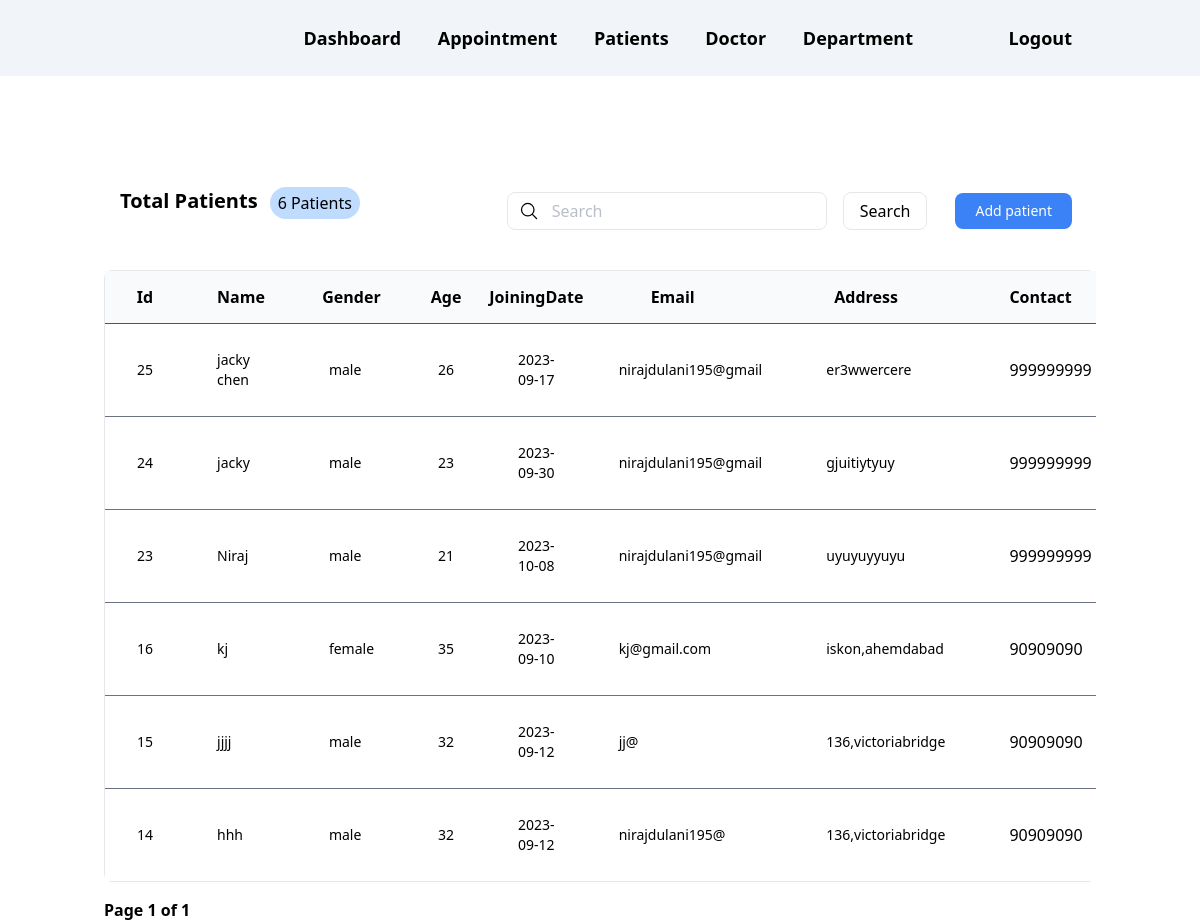
The app's page /patient/index.php with its own data.
### tables this page shows
CREATE TABLE IF NOT EXISTS `patient` (
  `id` int(20) NOT NULL AUTO_INCREMENT,
  `fullname` varchar(20) NOT NULL,
  `gender` varchar(20) NOT NULL,
  `age` int(20) NOT NULL,
  `joiningdate` date NOT NULL,
  `email` varchar(20) NOT NULL,
  `address` varchar(20) NOT NULL,
  `contact` int(10) NOT NULL,
  `diseases` varchar(20) NOT NULL,
  PRIMARY KEY (`id`)
);

### lib/helper.php (called while the page is built, shortened)
<?php
require_once 'db.php';
function set_url($link)
{
  $actual_link = (empty($_SERVER['HTTPS']) ? 'http' : 'https') . "://$_SERVER[HTTP_HOST]$_SERVER[SCRIPT_NAME]?" . $link;
  return $actual_link;
}

### lib/db.php (called while the page is built, shortened)
<?php
class db
{
  public $conn;
  public $host = "localhost";
  public $user = "root";
  public $password = "";
  public $dbname = 'mvcdata';
  public $table_name = '';
  public function __construct()
  {
    $this->conn = new mysqli($this->host, $this->user, $this->password, $this->dbname);
  }
  public  function total()
  {
    $total= $this->conn->query("SELECT * FROM $this->table_name")->fetch_all(MYSQLI_ASSOC);
    return count($total);
  }
  public function paginate($page_no = 1, $limit = 5, $search = '')
  {
    $total_records = $this->total();
    $total_pages = ceil($total_records / $limit);
    $start_from = ($page_no - 1) * $limit;
    $rows = $this->conn->query("SELECT * FROM $this->table_name WHERE fullname LIKE '%$search%'	ORDER BY id DESC LIMIT  $start_from, $limit")->fetch_all(MYSQLI_ASSOC);
    $data = [
      'page_no' => $page_no,
      'total' => $total_records,
      'total_pages' => $total_pages,
      'users' => $rows
    ];
    return $data;
  }
}

### patient/index.php (the view, shortened to what this page needs)
<?php
 require_once '../lib/db.php';
 require_once '../lib/helper.php';
 require_once '../layout/header.php';
 $db = new db();
 $db->table_name ='patient' ;
 $search = isset($_POST['search']) ? $_POST['search'] : '';
 $page = isset($_GET['page']) ? $_GET['page'] : 1;
 $data =  $db->paginate($page, 6, $search);
 extract($data);
 ?>
<div class="sm:flex sm:items-center sm:justify-between ">
  <div class="ml-4">
    <div class="flex  gap-x-3">
      <h2 class="text-xl font-semibold ">Total Patients</h2>
      <span class="px-2 py-1 text-xm  bg-blue-200 rounded-full">
        <?= $total ?> Patients</span>
    </div>
  </div>
  <div class="flex items-center mt-4 gap-x-3">
    <form class="flex items-center" action="<?= set_url('') ?>" method="post">
      <span class="absolute">
        <svg xmlns="http://www.w3.org/2000/svg" fill="none" viewBox="0 0 24 24" stroke-width="1.5" stroke="currentColor" class="w-5 h-5 mx-3 text-black">
          <path stroke-linecap="round" stroke-linejoin="round" d="M21 21l-5.197-5.197m0 0A7.5 7.5 0 105.196 5.196a7.5 7.5 0 0010.607 10.607z" />
        </svg>
      </span>
      <input type="text" placeholder="Search" name="search" class="block w-full py-1.5 pr-5 text-gray-700 bg-white border border-gray-200 rounded-lg md:w-80 placeholder-gray-400/70 pl-11 rtl:pr-11 rtl:pl-5 dark:bg-gray-900 dark:text-gray-300 dark:border-gray-600 focus:border-blue-400 dark:focus:border-blue-300 focus:ring-blue-300 focus:outline-none focus:ring focus:ring-opacity-40">
      <button class="mx-4 border py-1.5 px-4 rounded-lg" type="submit">Search</button>
    </form>
    <a href="<?= '/patient/edit.php' ?>">
      <button class="w-1/2 px-5 py-2 text-sm  text-white  bg-blue-500 rounded-lg sm:w-auto hover:bg-blue-600 mr-6">
      <span>Add patient</span>
      </button>
    </a>
  </div>
</div>
<div class="flex flex-col mt-10">
  <div class=" overflow-x-auto">
    <div class="">
      <div class="border border-gray-200 md:rounded-lg">
        <table class="min-w-full divide-y divide-gray-600 ">
          <thead class="bg-gray-50">
            <tr>
              <th scope="col" class="py-3.5 font-bold   text-black">Id</th>
              <th scope="col" class="py-3.5 font-bold  text-left px-8 text-black">  Name</th>
              <th scope="col" class="py-3.5 font-bold   text-black">  Gender </th>
              <th scope="col" class="py-3.5 font-bold   text-black"> Age </th>
              <th scope="col" class="py-3.5 font-bold  text-black">  JoiningDate </th>
              <th scope="col" class="py-3.5 text-black text-left px-16"> Email </th>
              <th scope="col" class="py-3.5  text-black text-left px-10"> Address </th>
              <th scope="col" class=" py-3.5 font-bold   text-black text-left px-8">Contact</th>
            </tr>
          </thead>
          <tbody class="bg-white divide-y divide-gray-500">
            <?php foreach ($users as $user) : ?>
              <tr>
                <td class="px-8 py-4 text-sm font-medium text-black"><?= $user['id'] ?></td>
                <td class="px-8 py-4 text-sm font-medium text-black"><?= $user['fullname'] ?></td>
                <td class="px-8 py-4 text-sm font-medium text-black"><?= $user['gender'] ?></td>
                <td class="px-8 py-4 text-sm font-medium text-black"><?= $user['age'] ?></td>
                <td class="px-8 py-4 text-sm font-medium text-black"><?= $user['joiningdate'] ?></td>
                <td class="px-8 py-4 text-sm font-medium text-black"><?= $user['email'] ?></td>
                <td class="px-8 py-4 text-sm  font-medium "><?= $user['address'] ?> </td>
                <td class="text-black px-8 py-4"> <?= $user['contact'] ?></td>
              </tr>
            <?php endforeach; ?>
          </tbody>
        </table>
      </div>
    </div>
  </div>
</div>
<div class="mt-4 sm:flex sm:justify-between ">
  <div class="font-bold">
    Page <span class=""><?= $page_no ?> of <?= $total_pages ?></span>
  </div>
</div>
<?php
 require_once '../layout/footer.php';
 ?>

### layout/header.php (shortened to what this page needs)
<!doctype html>
<html>
<head>
  <script src="https://cdn.tailwindcss.com"></script>
  <link rel="stylesheet" href="https://cdnjs.cloudflare.com/ajax/libs/font-awesome/6.4.2/css/all.min.css" />
</head>
<body>
  <div class=" bg-slate-100 font-semibold">
    <nav class="container mx-auto flex p-6 justify-between">
      <span>
      </span>
      <span class="space-x-8 text-lg">
        <a href="<?= set_url('users/index') ?>">Dashboard</a>
        <a href="<?= set_url('users/index') ?>">Appointment</a>
        <a href="<?= set_url('users/index') ?>">Patients</a>
        <a href="<?= set_url('doctors/index') ?>">Doctor</a>
        <a href="<?= set_url('department/index') ?>">Department</a>
      </span>
      <span class="text-lg mr-4">
        <a href="<?= set_url('auth/logout') ?>" class="">Logout</a>
      </span>
    </nav>
  </div>
  <section class="container px-4 mx-auto mt-[100px]">

### layout/footer.php
</section>
</body>
</html>

### records on screen
patient: id "25", fullname "jacky chen", gender "male", age "26", joiningdate "2023-09-17", email "nirajdulani195@gmail", address "er3wwercere", contact "999999999"
patient: id "24", fullname "jacky", gender "male", age "23", joiningdate "2023-09-30", email "nirajdulani195@gmail", address "gjuitiytyuy", contact "999999999"
patient: id "23", fullname "Niraj", gender "male", age "21", joiningdate "2023-10-08", email "nirajdulani195@gmail", address "uyuyuyyuyu", contact "999999999"
patient: id "16", fullname "kj", gender "female", age "35", joiningdate "2023-09-10", email "kj@gmail.com", address "iskon,ahemdabad", contact "90909090"
patient: id "15", fullname "jjjj", gender "male", age "32", joiningdate "2023-09-12", email "jj@", address "136,victoriabridge", contact "90909090"
patient: id "14", fullname "hhh", gender "male", age "32", joiningdate "2023-09-12", email "nirajdulani195@", address "136,victoriabridge", contact "90909090"

### other values on screen
$total "6"
$page_no "1"
$total_pages "1"
